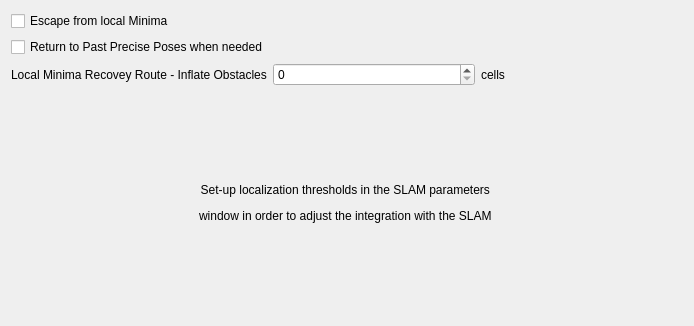
         <widget class="QWidget" name="HDLTab_3">
          <property name="geometry">
           <rect>
            <x>0</x>
            <y>0</y>
            <width>694</width>
            <height>326</height>
           </rect>
          </property>
          <attribute name="label">
           <string>Finite State Automata</string>
          </attribute>
          <layout class="QGridLayout" name="gridLayout_20">
           <item row="4" column="0">
            <widget class="QLabel" name="label_111">
             <property name="text">
              <string>Local Minima Recovey Route - Inflate Obstacles</string>
             </property>
            </widget>
           </item>
           <item row="4" column="1">
            <widget class="QSpinBox" name="BBIOSpinBox"/>
           </item>
           <item row="4" column="2">
            <widget class="QLabel" name="label_114">
             <property name="text">
              <string>cells</string>
             </property>
            </widget>
           </item>
           <item row="2" column="0" colspan="3">
            <widget class="QCheckBox" name="BBCBIntegrated">
             <property name="text">
              <string>Return to Past Precise Poses when needed</string>
             </property>
            </widget>
           </item>
           <item row="1" column="0" colspan="3">
            <widget class="QCheckBox" name="BBCBEscapeActivated">
             <property name="text">
              <string>Escape from local Minima</string>
             </property>
            </widget>
           </item>
           <item row="7" column="0" colspan="3">
            <widget class="QLabel" name="label_151">
             <property name="text">
              <string>&lt;html&gt;&lt;head/&gt;&lt;body&gt;&lt;p align=&quot;center&quot;&gt;Set-up localization thresholds in the SLAM parameters &lt;/p&gt;&lt;p align=&quot;center&quot;&gt;window in order to adjust the integration with the SLAM &lt;/p&gt;&lt;/body&gt;&lt;/html&gt;</string>
             </property>
            </widget>
           </item>
          </layout>
         </widget>
